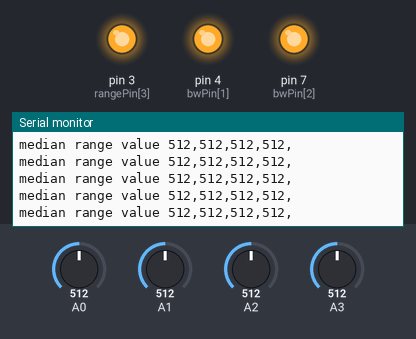
Simulated run of this sketch. Board: Arduino Uno, built with avr-gcc and run on an emulated ATmega328P. On the bench: output pins drawn as LEDs (lit = HIGH), the last lines printed to the serial monitor. Inputs (shaded band) come from the test bench; at power-on: A0 = 512, A1 = 512, A2 = 512, A3 = 512.

Above: at 4.2 s.
4.3 s: A0 set to 110
At 5.2 s:
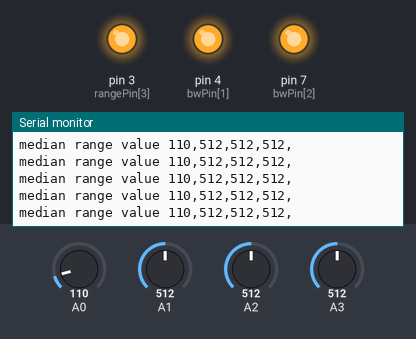
5.8 s: A0 set to 94
At 6.6 s:
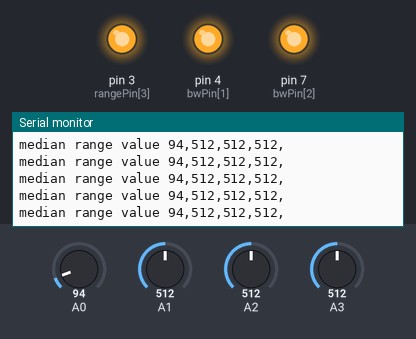
8.8 s: A1 set to 106
At 9.7 s:
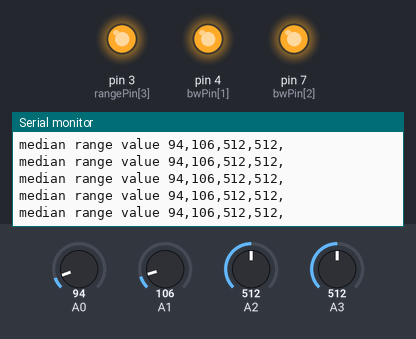
11.8 s: A1 set to 95
At 12.5 s:
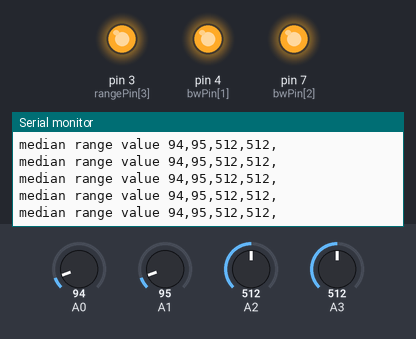
14.8 s: A2 set to 106
At 15.5 s:
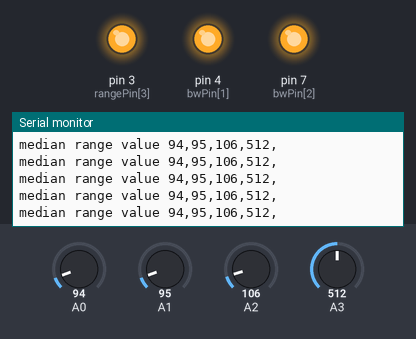
16.3 s: A2 set to 95
At 17.3 s:
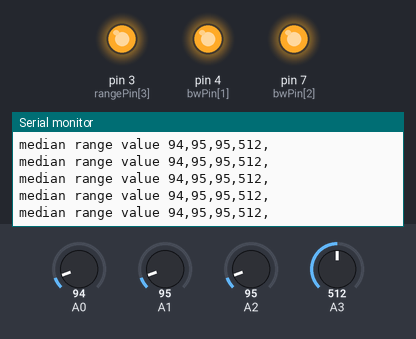
Timing chart, 0 to 18.8 s (numbered marks = the images above; inputs shaded):
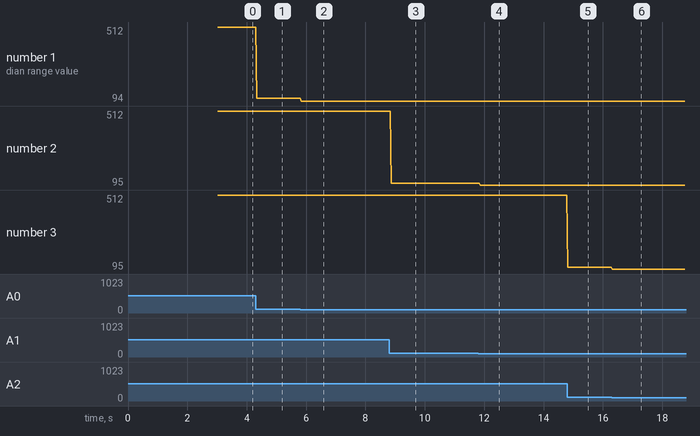

The sketch:

_4_sensor4simu.ino
```cpp
//Use of many Simultaneous MaxSonar sonar modules in analog mode with arduino

const int sensorCount = 4;


int rangePin[] = {0, 1, 2, 3};

const int rxPin = 6;
const int preReadDelayUs = 50;
const int toggleDelayUs = 30;

boolean bwPinState = HIGH;
int bwPin[] = {3, 4, 7};
int bwCount = 3;

//variables needed to store values
const int arraysize = 10;  //quantity of values to find the median (sample size). Needs to be an odd number
const int midpoint = arraysize/2;    //midpoint of the array is the medain value in a sorted array

int rangevalue[sensorCount][arraysize];


//declare an array to store the samples. not necessary to zero the array values here, it just makes the code clearer
//*********************************************************************************************
void setup()
{


  for (int i = 0; i < bwCount; i++ ) {
      pinMode(bwPin[i], OUTPUT);
      digitalWrite(bwPin[i], bwPinState);
  }


  //This opens up a serial connection to shoot the results back to the PC console
  Serial.begin(9600);

  // init readings buffer
  for ( int sensor = 0; sensor < sensorCount; sensor++) {
    printArray(rangevalue[sensor], arraysize);
    for (int reading = 0; reading < arraysize; reading++ ) {
      rangevalue[sensor][reading] = 0;
    }
  }

  delay(3000);        //wait a while to open serial monitor window

}
//********************************************************************************
void loop()
{


  //MaxSonar Analog reads are known to be very sensitive. See the Arduino forum for more information.
  //Maxbotix does not recommend averaging readings as the occasional value can be wildly inaccurate and skew the average
  //A median sort is the preferred method.
for ( int sensor = 0; sensor < sensorCount; sensor++) {

for(int i = 0; i < arraysize; i++)
   {                                                    //array pointers go from 0 to 4

    //Used to read in the analog voltage output that is being sent by the MaxSonar device.
    //The MaxSonar Scale factor is (Vcc/512) per inch. A 5V supply yields ~9.8mV/in
    //The Arduino will map input voltages between 0 and 5 volts into integer values between 0 and 1023.
    //This yields a resolution between readings of: 5 volts / 1024 units or, .0049 volts (4.9 mV) per unit.
    //Therefore, one unit from the arduino's ADC represents 0.5 inches

toggleRx();
  //   delay(50);  //wait between analog samples

rangevalue[sensor][i] = analogRead(rangePin[sensor]);
 /*
 Serial.print("i, value   ");
          Serial.print(i);
          Serial.print(" ,  ");
          Serial.print(rangevalue[i]);
          Serial.println();
*/
    }


 //  Serial.print("unsorted ");
//   printArray(rangevalue[sensor], arraysize);
//   Serial.println();
   isort(rangevalue[sensor], arraysize);
//   Serial.print("sorted ");
//   printArray(rangevalue[sensor], arraysize);
//   Serial.println();


/*
Serial.print("median range value ");
     Serial.print(rangevalue[sensor][midpoint]);
     Serial.println();
     Serial.println();
*/

  } // end of sensor loop


         Serial.print("median range value ");

    for ( int sensor = 0; sensor < sensorCount; sensor++) {
     Serial.print(rangevalue[sensor][midpoint]);
          Serial.print(",");

  }

     Serial.println();
   delay(30);    //wait a while so you can read the values on the serial monitor

  return;
}   //end of loop()

//*********************************************************************************
// sort function
void isort(int *a, int n)
               //  *a is an array pointer function
{
  for (int i = 1; i < n; ++i)
  {
    int j = a[i];
    int k;
    for (k = i - 1; (k >= 0) && (j < a[k]); k--)
    {
      a[k + 1] = a[k];
    }
    a[k + 1] = j;
  }
}
//***********************************************************************************
//function to print array values
void printArray(int *a, int n)
{

  for (int i = 0; i < n; i++)
  {
    Serial.print(a[i], DEC);
    Serial.print(' ');
  }

  Serial.println();
}

void toggleRx() {
  digitalWrite(rxPin, HIGH);
  delayMicroseconds(toggleDelayUs);
  digitalWrite(rxPin, LOW);
//  delayMicroseconds(preReadDelayUs);
  return;
}
```

Measured:
- after the input at 4.3 s, the serial monitor: prints a new line at once (image 1)
- after the input at 5.8 s, the serial monitor: prints a new line at once (image 2)
- after the input at 8.8 s, the serial monitor: prints a new line after 0.07 s (image 3)
- after the input at 11.8 s, the serial monitor: prints a new line after 0.07 s (image 4)
- after the input at 14.8 s, the serial monitor: prints a new line at once (image 5)
- after the input at 16.3 s, the serial monitor: prints a new line at once (image 6)
- plotted number 1: 512 → 110 after the input at 4.3 s, 110 → 94 after the input at 5.8 s
- plotted number 2: 512 → 106 after the input at 8.8 s, 106 → 95 after the input at 11.8 s
